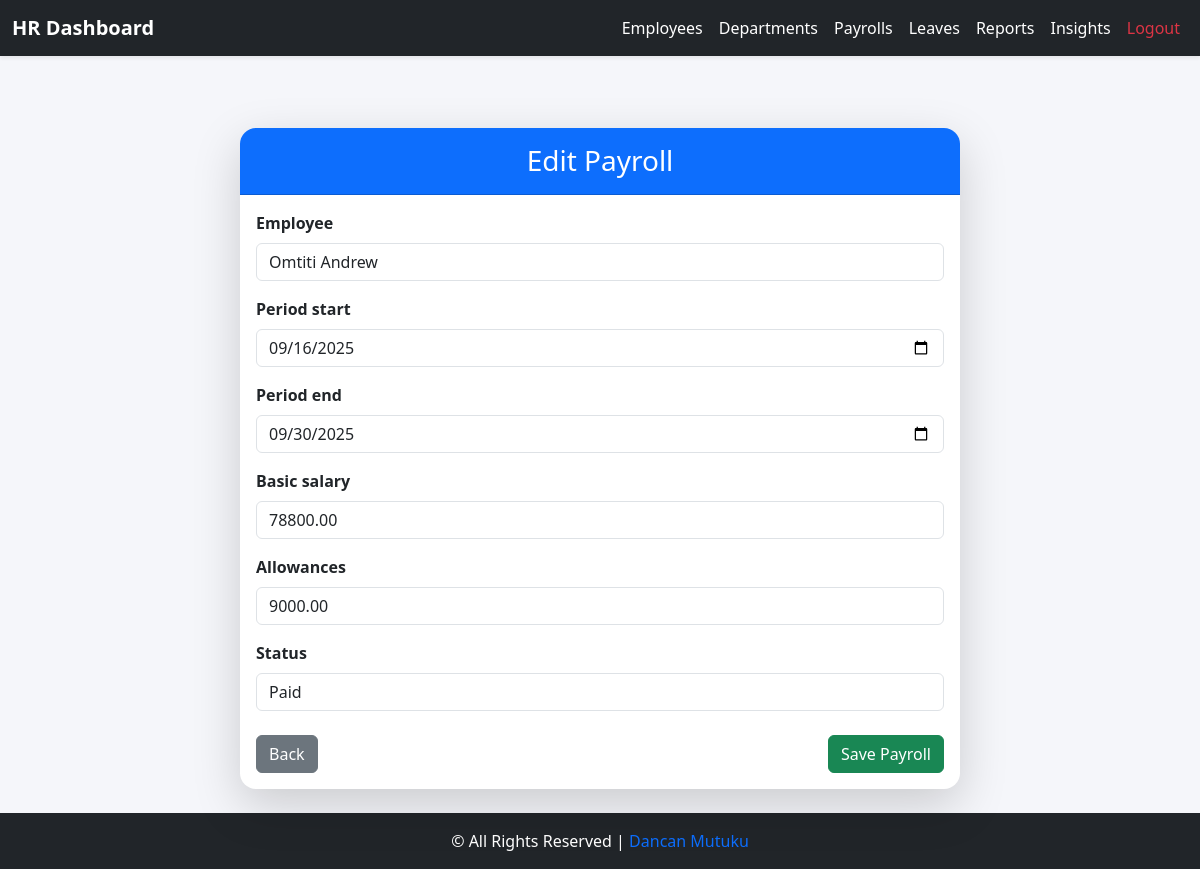
Screenshot of /hr/payrolls/edit/1/ with the database file from the repository.
### core/models.py (models this page shows, shortened)
class Payroll(models.Model):
    STATUS_PENDING = 'Pending'
    STATUS_PAID = 'Paid'
    STATUS_CHOICES = [
        (STATUS_PENDING, 'Pending'),
        (STATUS_PAID, 'Paid'),
    ]
    employee = models.ForeignKey(Employee, on_delete=models.CASCADE, related_name='payrolls')
    period_start = models.DateField()
    period_end = models.DateField()
    basic_salary = models.DecimalField(max_digits=10, decimal_places=2)
    allowances = models.DecimalField(max_digits=10, decimal_places=2, default=0)
    gross_salary = models.DecimalField(max_digits=10, decimal_places=2, editable=False)
    paye = models.DecimalField(max_digits=10, decimal_places=2, editable=False, default=0)
    sha = models.DecimalField(max_digits=10, decimal_places=2, editable=False, default=0)
    nssf = models.DecimalField(max_digits=10, decimal_places=2, editable=False, default=0)
    net_pay = models.DecimalField(max_digits=10, decimal_places=2, editable=False)
    status = models.CharField(max_length=10, choices=STATUS_CHOICES, default=STATUS_PENDING)

### core/views.py (the view)
# urls.py: path("hr/payrolls/edit/<int:pk>/", views.payroll_edit, name="payroll_edit"),
def payroll_edit(request, pk):
    payroll = get_object_or_404(Payroll, pk=pk)
    if request.method == 'POST':
        form = PayrollForm(request.POST, instance=payroll)
        if form.is_valid():
            form.save()
            return redirect('payroll_list')
    else:
        form = PayrollForm(instance=payroll)
    return render(request, 'core/payroll_form.html', {'form': form})

### core/views.py
class PayrollForm(forms.ModelForm):
    class Meta:
        model = Payroll
        fields = '__all__'
        widgets = {
            'period_start': forms.DateInput(attrs={'type': 'date', 'class': 'form-control'}),
            'period_end': forms.DateInput(attrs={'type': 'date', 'class': 'form-control'}),
        }

### core/models.py (called while the page is built)
    def __str__(self):
        return self.full_name

    @property
    def full_name(self):
        if self.user:
            return self.user.get_full_name() or self.user.username
        return "-"

### core/templates/core/payroll_form.html (shortened to what this page needs)
{% extends 'base_hr.html' %}
{% load widget_tweaks %}
{% block content %}
<div class="container mt-5">
  <div class="row justify-content-center">
    <div class="col-12 col-sm-10 col-md-8">
      <div class="card shadow-lg border-0 rounded-4">
        <div class="card-header bg-primary text-white text-center py-3 rounded-top-4">
          <h3 class="mb-0">
            {% if form.instance.pk %}Edit Payroll{% else %}Add Payroll{% endif %}
          </h3>
        </div>
        <div class="card-body">
          <form method="POST" novalidate>
            {% for field in form %}
              <div class="mb-3">
                <label class="form-label fw-semibold">{{ field.label }}</label>
                {% if field.field.widget.input_type == "date" %}
                  {% render_field field class="form-control" type="date" %}
                {% else %}
                  {% render_field field class="form-control" %}
                {% endif %}
              </div>
            {% endfor %}
            <div class="d-flex justify-content-between mt-4">
              <a href="{% url 'payroll_list' %}" class="btn btn-secondary">
                 Back
              </a>
              <button type="submit" class="btn btn-success">
                 Save Payroll
              </button>
            </div>
          </form>
        </div>
      </div>
    </div>
  </div>
</div>
{% endblock %}

### core/templates/base_hr.html (style rules this page uses)
body { min-height: 100vh; display: flex; flex-direction: column; font-family: "Segoe UI", Tahoma, Geneva, Verdana, sans-serif; background-color: #f5f6fa; }

### rows the page displays
Payroll: employee "Omtiti Andrew" "78800.00" "9000.00" "Paid", period_start "09/16/2025" "09/30/2025"

### other values shown
{{ field.label }} "Employee" "Period start" "Period end" "Basic salary" "Allowances" "Status"
